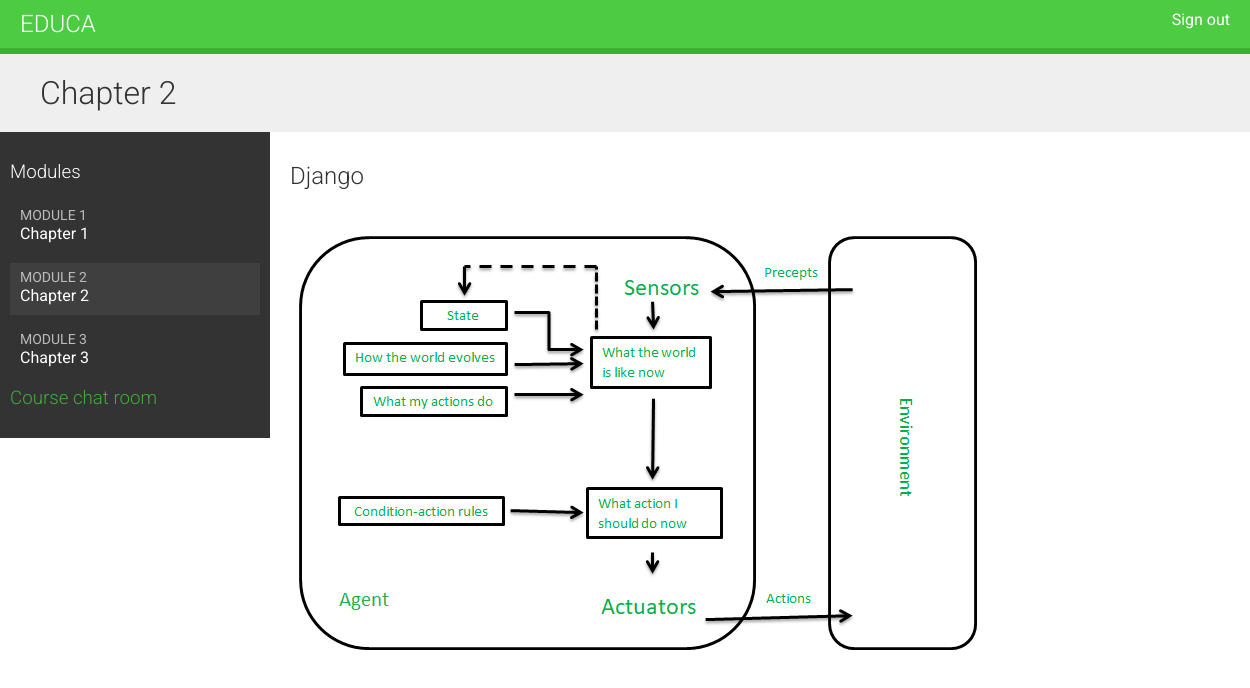
/students/course/1/4/ (signed in), run on the app's committed database.
### courses/models.py (models this page shows, shortened)
class Module(models.Model):
    course = models.ForeignKey(Course, related_name='modules',
                               on_delete=models.CASCADE)
    title = models.CharField(max_length=100)
    description = models.TextField(blank=True)
    order = OrderField(blank=True, for_fields=['course'])
    class Meta:
        ordering = ['order']
    def __str__(self):
        return f'{self.order}. {self.title}'

class Content(models.Model):
    module = models.ForeignKey(Module, related_name='contents',
                               on_delete=models.CASCADE)
    content_type = models.ForeignKey(ContentType, on_delete=models.CASCADE,
                                     limit_choices_to={'model__in': ('text',
                                                                     'image',
                                                                     'file',
                                                                     'video')})
    object_id = models.PositiveIntegerField()
    item = GenericForeignKey('content_type', 'object_id')
    order = OrderField(blank=True, for_fields=['module'])
    class Meta:
        ordering = ['order']

class ItemBase(models.Model):
    owner = models.ForeignKey(User, related_name='%(class)s_related',
                              on_delete=models.CASCADE)
    title = models.CharField(max_length=100)
    created = models.DateTimeField(auto_now_add=True)
    updated = models.DateTimeField(auto_now=True)
    class Meta:
        abstract = True
    def render(self):
        return render_to_string(
            f'courses/content/{self._meta.model_name}.html', {'item': self}
        )

class Image(ItemBase):
    file = models.FileField(upload_to='images')

### students/views.py (the view)
# urls.py: path('course/<pk>/', views.StudentCourseDetailView.as_view(), name="student_course_detail"),
class StudentCourseDetailView(DetailView):
    model = Course
    template_name = 'students/course/detail.html'
    def get_queryset(self):
        qs = super().get_queryset()
        return qs.filter(students__in=[self.request.user])
    def get_context_data(self, **kwargs):
        context = super().get_context_data(**kwargs)
        course = self.get_object()
        if 'module_id' in self.kwargs:
            print("Hi")
            context['module'] = course.modules.get(id=self.kwargs['module_id'])
        else:
            print("hello")
            context['module'] = course.modules.all()[0]
        return context

### templates/students/course/detail.html (shortened to what this page needs)
{% extends "base.html" %}
{% load cache %}
{% block content %}
    <h1>
        {{ module.title }}
    </h1>
    <div class="contents">
        <h3>Modules</h3>
        <ul id="modules">
            {% for m in object.modules.all %}
                <li data-id="{{ m.id }}" {% if m == module %}
                    class="selected"{% endif %}>
                    <a href="{% url "student_course_detail_module" object.id m.id %}">
                        <span>Module <span class="order">{{ m.order|add:1 }}</span></span><br>
                        {{ m.title }}
                    </a>
                </li>
            {% empty %}
                <li>No modules yet.</li>
            {% endfor %}
        </ul>
        <h3>
            <a href="{% url "chat:course_chat_room" object.id %}">
                Course chat room
            </a>
        </h3>
    </div>
    <div class="module">
        {% cache 600 module_contents module %}
            {% for content in module.contents.all %}
                {% with item=content.item %}
                    <h2>{{ item.title }}</h2>
                    {{ item.render }}
                {% endwith %}
            {% endfor %}
        {% endcache %}
    </div>
{% endblock %}

### templates/courses/content/image.html
<p><img src="{{ item.file.url }}" alt="{{ item.title }}"></p>

### static/css/base.css (style rules this page uses)
body { margin:0; font-family:'Roboto', sans-serif; font-weight:400; color:#333; }
a { color:#3fad37; text-decoration:none; }
ul { float:left; }
h1, h2, h3, h4, h5, h6 { font-family:'Roboto', sans-serif; font-weight:300; }
h1 { background:#efefef; width:100%; overflow:auto; padding:20px 0 20px 40px; margin:0; }
.module { padding:10px 20px; float:left; width:600px; }
.module p { margin:10px 0 20px; width:100%; float:left; }
.contents { width:20%; padding:10px; float:left; background:#333; color: #fff; font-family:'Roboto', sans-serif; }
.contents ul { list-style:none; margin:0; padding:0; width:100%; }
.contents ul li { margin:0 0 10px 0; padding:4px 10px 10px; overflow:auto; cursor:move; }
.contents ul li.selected { background:#3f3f3f; }
.contents ul span { text-transform:uppercase; color:#bbb; font-size:14px; }
.contents ul a { display:block; color:#fff; text-decoration:none; }

### data on the page
Module: title "Chapter 2", order|add "2"
Module: order|add "1", title "Chapter 1"
Module: order|add "3", title "Chapter 3"
Content: item "Django", item.file (picture)
